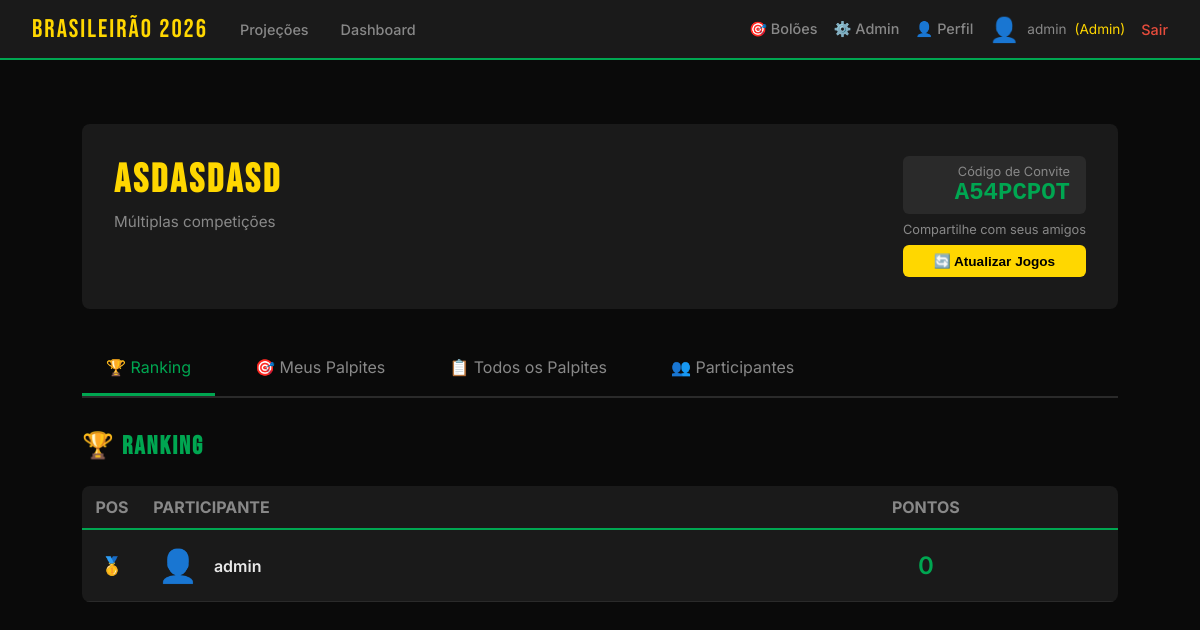
Page /bolao/14 (signed in) on the committed database.
### app/models.py (models this page shows, shortened)
class Usuario(UserMixin, db.Model):
    id = db.Column(db.Integer, primary_key=True)
    username = db.Column(db.String(80), unique=True, nullable=False)
    email = db.Column(db.String(120), unique=True, nullable=True)
    nome_completo = db.Column(db.String(200), nullable=True)
    password_hash = db.Column(db.String(200), nullable=False)
    is_admin = db.Column(db.Boolean, default=False)
    avatar_tipo = db.Column(db.String(20), default='sugerido')  # sugerido, upload
    avatar_sugerido_id = db.Column(db.Integer, db.ForeignKey('avatar_sugerido.id'), nullable=True)
    avatar_custom_url = db.Column(db.String(200), nullable=True)
    time_coracao_id = db.Column(db.Integer, db.ForeignKey('time.id'), nullable=True)
    tipo = db.Column(db.String(20), default='participante')  # admin, dono, participante
    status = db.Column(db.String(20), default='ativo')  # ativo, suspenso
    data_cadastro = db.Column(db.DateTime, default=db.func.now())

class Bolao(db.Model):
    id = db.Column(db.Integer, primary_key=True)
    nome = db.Column(db.String(100), nullable=False)
    competicao_id = db.Column(db.Integer, db.ForeignKey('competicao.id'), nullable=False)
    dono_id = db.Column(db.Integer, db.ForeignKey('usuario.id'), nullable=False)
    codigo_convite = db.Column(db.String(10), unique=True, nullable=False)
    regra_pontuacao_id = db.Column(db.Integer, db.ForeignKey('regra_pontuacao.id'), nullable=False)
    tipo_acesso = db.Column(db.String(20), default='publico')  # publico, privado
    tipo_bolao = db.Column(db.String(30), default='campeonato_completo')  # campeonato_completo, time_campeonato, time_ano_completo
    time_especifico_id = db.Column(db.Integer, db.ForeignKey('time.id'), nullable=True)
    ano = db.Column(db.Integer, nullable=True)
    status_pagamento = db.Column(db.String(20), default='pendente')  # pendente, aprovado, recusado
    valor_pago = db.Column(db.Float, default=0.0)
    data_pagamento = db.Column(db.DateTime, nullable=True)
    status = db.Column(db.String(20), default='ativo')  # ativo, encerrado
    data_criacao = db.Column(db.DateTime, default=db.func.now())
    competicao = db.relationship('Competicao', backref='boloes')
    dono = db.relationship('Usuario', foreign_keys=[dono_id], backref='boloes_criados')
    regra = db.relationship('RegraPontuacao', backref='boloes')
    participantes = db.relationship('ParticipanteBolao', backref='bolao', lazy='dynamic')
    time_especifico = db.relationship('Time', backref='boloes_time')  # NOVO relacionamento

class ParticipanteBolao(db.Model):
    id = db.Column(db.Integer, primary_key=True)
    bolao_id = db.Column(db.Integer, db.ForeignKey('bolao.id'), nullable=False)
    usuario_id = db.Column(db.Integer, db.ForeignKey('usuario.id'), nullable=False)
    data_entrada = db.Column(db.DateTime, default=db.func.now())
    pontos_totais = db.Column(db.Integer, default=0)
    usuario = db.relationship('Usuario', backref='participacoes')

### app/routes.py (the view)
@bp.route('/bolao/<int:bolao_id>')
@login_required
def bolao_detalhes(bolao_id):
    from app.models import Bolao, ParticipanteBolao, Palpite
    bolao = Bolao.query.get_or_404(bolao_id)
    eh_dono = bolao.dono_id == current_user.id
    participa = ParticipanteBolao.query.filter_by(
        bolao_id=bolao_id,
        usuario_id=current_user.id
    ).first() is not None
    if not eh_dono and not participa:
        return redirect('/meus_boloes')
    if bolao.tipo_bolao == 'campeonato_completo':
        jogos = Jogo.query.filter_by(competicao_id=bolao.competicao_id).order_by(Jogo.data).all()
    elif bolao.tipo_bolao == 'time_campeonato':
        jogos = Jogo.query.filter(
            ((Jogo.time_casa_id == bolao.time_especifico_id) | (Jogo.time_fora_id == bolao.time_especifico_id)),
            Jogo.competicao_id == bolao.competicao_id
        ).order_by(Jogo.data).all()
    elif bolao.tipo_bolao == 'time_ano_completo':
        jogos = Jogo.query.join(Competicao).filter(
            ((Jogo.time_casa_id == bolao.time_especifico_id) | (Jogo.time_fora_id == bolao.time_especifico_id)),
            Competicao.ano == bolao.ano
        ).order_by(Jogo.data).all()
    else:
        jogos = []
    palpites_usuario = {}
    palpites = Palpite.query.filter_by(bolao_id=bolao_id, usuario_id=current_user.id).all()
    for p in palpites:
        palpites_usuario[p.jogo_id] = p
    solicitacoes_pendentes = []
    if eh_dono:
        solicitacoes_pendentes = SolicitacaoEntrada.query.filter_by(
            bolao_id=bolao_id,
            status='pendente'
        ).all()
    from app.models import Palpite
    todos_palpites = Palpite.query.filter_by(bolao_id=bolao_id).all()
    return render_template('bolao_detalhes.html',
                         bolao=bolao,
                         eh_dono=eh_dono,
                         jogos=jogos,
                         palpites_usuario=palpites_usuario,
                         solicitacoes_pendentes=solicitacoes_pendentes,
                         todos_palpites=todos_palpites,
                         agora=datetime.now().strftime('%Y-%m-%dT%H:%M:%S'))

### app/__init__.py (called while the page is built)
@login_manager.user_loader
def load_user(user_id):
    from app.models import Usuario
    return Usuario.query.get(int(user_id))

### app/templates/bolao_detalhes.html (shortened to what this page needs)
{% extends "base.html" %}
{% block content %}
<div style="max-width: 1200px; margin: 2rem auto;">
    <div style="background: var(--cinza); padding: 2rem; border-radius: 8px; margin-bottom: 2rem;">
        <div style="display: flex; justify-content: space-between; align-items: start;">
            <div>
                <h1 style="margin-bottom: 0.5rem;">{{ bolao.nome }}</h1>
                <div style="color: var(--texto-fraco); font-size: 0.95rem;">
                    {{ bolao.competicao.nome if bolao.competicao else 'Múltiplas competições' }}
                </div>
            </div>
            <div style="text-align: right;">
                <div style="background: var(--cinza-medio); padding: 0.5rem 1rem; border-radius: 6px; margin-bottom: 0.5rem;">
                    <div style="font-size: 0.8rem; color: var(--texto-fraco);">Código de Convite</div>
                    <div style="font-size: 1.5rem; font-weight: 600; color: var(--verde); font-family: monospace;">
                        {{ bolao.codigo_convite }}
                    </div>
                </div>
                <div style="font-size: 0.8rem; color: var(--texto-fraco);">
                    Compartilhe com seus amigos
                </div>
                {% if eh_dono %}
                <button onclick="atualizarJogosBolao({{ bolao.id }})" id="btn-atualizar-jogos"
                    style="margin-top: 0.5rem; width: 100%; background: var(--amarelo); color: #000; border: none;
                           padding: 0.5rem 1rem; border-radius: 6px; font-weight: 600; cursor: pointer; font-size: 0.85rem;">
                    🔄 Atualizar Jogos
                </button>
                {% endif %}
            </div>
        </div>
    </div>
    <div style="display: flex; gap: 1rem; margin-bottom: 2rem; border-bottom: 2px solid var(--cinza-medio);">
        <a href="#" onclick="mostrarTab('ranking'); return false;" id="tab-ranking"
           style="padding: 1rem 1.5rem; text-decoration: none; color: var(--verde); border-bottom: 3px solid var(--verde);">
            🏆 Ranking
        </a>
        <a href="#" onclick="mostrarTab('palpites'); return false;" id="tab-palpites"
           style="padding: 1rem 1.5rem; text-decoration: none; color: var(--texto-fraco); border-bottom: 3px solid transparent;">
            🎯 Meus Palpites
        </a>
        <a href="#" onclick="mostrarTab('todos-palpites'); return false;" id="tab-todos-palpites"
           style="padding: 1rem 1.5rem; text-decoration: none; color: var(--texto-fraco); border-bottom: 3px solid transparent;">
            📋 Todos os Palpites
        </a>
        {% if eh_dono %}
        <a href="#" onclick="mostrarTab('participantes'); return false;" id="tab-participantes"
           style="padding: 1rem 1.5rem; text-decoration: none; color: var(--texto-fraco); border-bottom: 3px solid transparent;">
            👥 Participantes
        </a>
        {% endif %}
    </div>
    <div id="content-ranking">
        <h2 style="margin-bottom: 1.5rem;">🏆 Ranking</h2>
        {% if bolao.participantes.count() > 0 %}
        <div style="background: var(--cinza); border-radius: 8px; overflow: hidden;">
            <table style="width: 100%; border-collapse: collapse;">
                <thead>
                    <tr style="border-bottom: 2px solid var(--verde);">
                        <th style="text-align: center; padding: 0.7rem; color: var(--texto-fraco); width: 60px;">POS</th>
                        <th style="text-align: left; padding: 0.7rem; color: var(--texto-fraco);">PARTICIPANTE</th>
                        <th style="text-align: center; padding: 0.7rem; color: var(--texto-fraco);">PONTOS</th>
                    </tr>
                </thead>
                <tbody>
                    {% set participantes_ordenados = bolao.participantes.all()|sort(attribute='pontos_totais', reverse=True) %}
                    {% for part in participantes_ordenados %}
                    <tr style="border-bottom: 1px solid var(--cinza-medio);">
                        <td style="text-align: center; padding: 1rem; font-weight: 600; font-size: 1.1rem;">
                            {% if loop.index == 1 %}
                                <span style="color: var(--amarelo);">🥇</span>
                            {% elif loop.index == 2 %}
                                <span style="color: #C0C0C0;">🥈</span>
                            {% elif loop.index == 3 %}
                                <span style="color: #CD7F32;">🥉</span>
                            {% else %}
                                {{ loop.index }}º
                            {% endif %}
                        </td>
                        <td style="padding: 1rem;">
                            <div style="display: flex; align-items: center; gap: 1rem;">
                                <span style="font-size: 2rem;">
                                    {% if part.usuario.avatar_tipo == 'sugerido' and part.usuario.avatar_sugerido_id %}
                                        {{ ['⚽', '🏆', '👟', '🥅', '🔥', '⭐', '⚡', '💪', '🎯', '👊', '🚀', '💎'][part.usuario.avatar_sugerido_id - 1] }}
                                    {% elif part.usuario.avatar_tipo == 'upload' and part.usuario.avatar_custom_url %}
                                        <img src="{{ part.usuario.avatar_custom_url }}" style="width: 40px; height: 40px; border-radius: 50%; object-fit: cover;">
                                    {% else %}
                                        👤
                                    {% endif %}
                                </span>
                                <div>
                                    <div style="font-weight: 600;">{{ part.usuario.nome_completo or part.usuario.username }}</div>
                                </div>
                            </div>
                        </td>
                        <td style="text-align: center; padding: 1rem;">
                            <div style="font-size: 1.5rem; font-weight: 600; color: var(--verde);">
                                {{ part.pontos_totais }}
                            </div>
                        </td>
                    </tr>
                    {% endfor %}
                </tbody>
            </table>
        </div>
        {% else %}
        <div style="text-align: center; padding: 3rem; color: var(--texto-fraco);">
            <div style="font-size: 3rem; margin-bottom: 1rem;">👥</div>
            <p>Nenhum participante ainda.</p>
            <p style="margin-top: 0.5rem;">Compartilhe o código <strong>{{ bolao.codigo_convite }}</strong> com seus amigos!</p>
        </div>
        {% endif %}
    </div>
                    {% set rodadas = [] %}
                    {% for jogo in jogos %}
                        {% set rodada_num = jogo.rodada.replace('Regular Season - ', '').replace('Rodada ', '') %}
                        {% if rodada_num not in rodadas %}
                            {% set _ = rodadas.append(rodada_num) %}
                        {% endif %}
                    {% endfor %}
</div>
{% endblock %}

### app/templates/base.html (shortened to what this page needs)
<!DOCTYPE html>
<html lang="pt-BR">
<head>
</head>
<body>
    <nav>
        <a href="/" class="logo">Brasileirão 2026</a>
        <a href="/projecoes">Projeções</a>
        <a href="/dashboard">Dashboard</a>
        <div style="margin-left: auto; display: flex; align-items: center; gap: 1rem;">
            {% if current_user.is_authenticated %}
                <a href="/meus_boloes">🎯 Bolões</a>
                    {% if current_user.is_admin %}
                        <a href="/admin/competicoes">⚙️ Admin</a>
                    {% endif %}
                <a href="/perfil">👤 Perfil</a>
                <span style="display: flex; align-items: center; gap: 0.5rem; color: var(--texto-fraco); font-size: 0.85rem;">
                    {% if current_user.avatar_tipo == 'sugerido' and current_user.avatar_sugerido_id %}
                        <span style="font-size: 1.5rem;">{{ ['⚽', '🏆', '👟', '🥅', '🔥', '⭐', '⚡', '💪', '🎯', '👊', '🚀', '💎'][current_user.avatar_sugerido_id - 1] }}</span>
                    {% elif current_user.avatar_tipo == 'upload' and current_user.avatar_custom_url %}
                        <img src="{{ current_user.avatar_custom_url }}" style="width: 30px; height: 30px; border-radius: 50%; object-fit: cover;">
                    {% else %}
                        <span style="font-size: 1.5rem;">👤</span>
                    {% endif %}
                    {{ current_user.username }}
                    {% if current_user.is_admin %}
                        <span style="color: var(--amarelo);">(Admin)</span>
                    {% endif %}
                </span>
                <a href="/logout" style="color: #e74c3c;">Sair</a>
            {% else %}
                <a href="/login">Login</a>
                <a href="/registro">Criar Conta</a>
            {% endif %}
        </div>
    </nav>
    <div class="container">
        {% block content %}{% endblock %}
    </div>
</body>
</html>

### app/templates/base.html (style rules this page uses)
:root { --verde: #00a651; --amarelo: #ffd700; --azul: #003087; --escuro: #0a0a0a; --cinza: #1a1a1a; --cinza-medio: #2a2a2a; --texto: #e8e8e8; --texto-fraco: #888; }
* { margin: 0; padding: 0; box-sizing: border-box; }
body { background: var(--escuro); color: var(--texto); font-family: 'Inter', sans-serif; min-height: 100vh; }
nav { background: var(--cinza); border-bottom: 2px solid var(--verde); padding: 0 2rem; display: flex; align-items: center; gap: 2rem; height: 60px; }
nav .logo { font-family: 'Bebas Neue', sans-serif; font-size: 1.6rem; color: var(--amarelo); letter-spacing: 2px; text-decoration: none; }
nav a { color: var(--texto-fraco); text-decoration: none; font-size: 0.9rem; font-weight: 500; transition: color 0.2s; }
.container { max-width: 1100px; margin: 0 auto; padding: 2rem; }
h1 { font-family: 'Bebas Neue', sans-serif; font-size: 2.5rem; letter-spacing: 3px; color: var(--amarelo); margin-bottom: 1.5rem; }
h2 { font-family: 'Bebas Neue', sans-serif; font-size: 1.6rem; letter-spacing: 2px; color: var(--verde); margin-bottom: 1rem; }

### rows in the picture
Usuario: username "admin"
Bolao: nome "asdasdasd", codigo_convite "A54PCPOT"
ParticipanteBolao: usuario "admin", pontos_totais "0"

### other values in the picture
{{ bolao.competicao.nome if bolao.competicao else 'Múltiplas competições' }} "Múltiplas competições"
